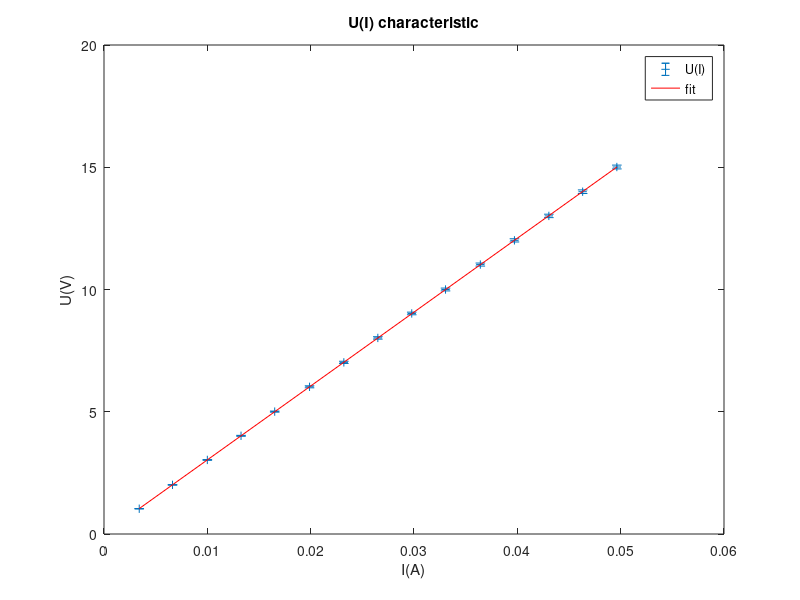
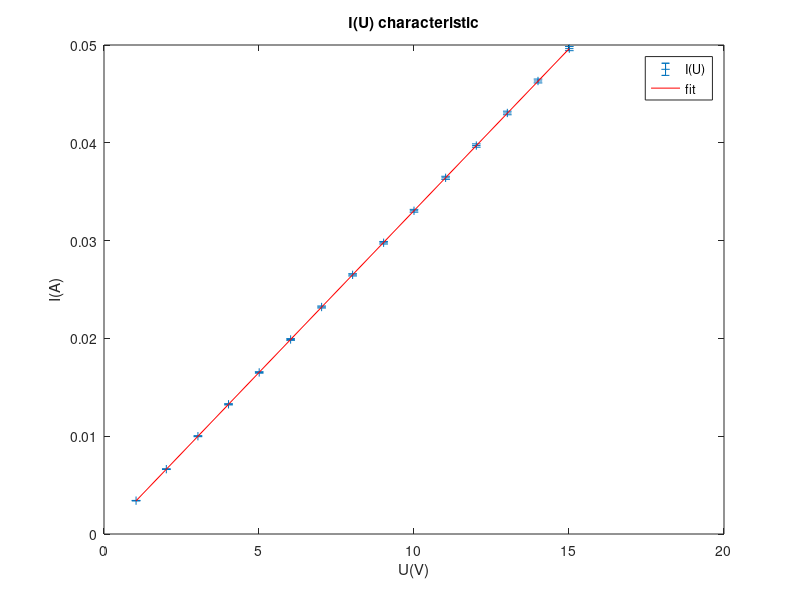

MATLAB code for these plots, in order:
% pkg install "https://github.com/gnu-octave/statistics/releases/download/release-1.7.5/statistics-1.7.5.tar.gz"
% pkg install "https://downloads.sourceforge.net/project/octave/Octave%20Forge%20Packages/Individual%20Package%20Releases/signal-1.4.6.tar.gz"
% pkg install "https://github.com/gnu-octave/pkg-control/releases/download/control-4.1.3/control-4.1.3.tar.gz"
% pkg install "https://downloads.sourceforge.net/project/octave/Octave%20Forge%20Packages/Individual%20Package%20Releases/matgeom-1.2.4.tar.gz"

% pkg load statistics
% pkg load signal
% pkg load control
% pkg load matgeom

% format short g

U = [
15.01
14.00
13.01
12.01
11.02
10
9.02
8.02
7.02
6.02
5.006
4.017
3.03
2.01
1.034
];

U_range = [
60
60
60
60
60
60
60
60
60
60
6
6
6
6
6
];

I = [
0.04963
0.04632
0.04305
0.03972
0.03642
0.03305
0.02978
0.02650
0.02321
0.01989
0.01652
0.01326
0.01000
0.00663
0.00341
];

I_range = [
0.06
0.06
0.06
0.06
0.06
0.06
0.06
0.06
0.06
0.06
0.06
0.06
0.06
0.06
0.06
];

format short
uI = (I*0.7*0.01 + I_range*0.03*0.01)/sqrt(3)

uU = (U*0.7*0.01 + U_range*0.05*0.01)/sqrt(3)

matrix = [U, U_range, I, I_range]

x=10;

format short

fit1 = polyfit(I,U,1);
y_fit1=fit1(1)*I+fit1(2);
residuals1 = U-y_fit1;
RSS1=sum(residuals1.^2);
CHI1=sum((residuals1 ./ uU).^2);
% X2 obliczono zgodnie z artykułem https://pl.wikipedia.org/wiki/Test_chi-kwadrat

figure(1)
p1 = errorbar(I, U, uU);
set(p1, "linestyle", "none");
set(p1, "marker", "+");
xlabel ("I(A)");
ylabel ("U(V)");
hold on;
plot(I, y_fit1, 'r-')
hold off;
legend("U(I)","fit")
title ("U(I) characteristic");

%=======

fit2 = polyfit(U,I,1);
y_fit2=fit2(1)*U+fit2(2);
residuals2 = I-y_fit2;
RSS2=sum(residuals2.^2);
CHI2=sum((residuals2 ./ uI).^2);

figure(2)
p2=errorbar(U, I, uI);
set(p2, "linestyle", "none");
set(p2, "marker", "+");
xlabel ("U(V)");
ylabel ("I(A)");
hold on;
plot(U, y_fit2, 'r-')
hold off;
legend("I(U)","fit")
title ("I(U) characteristic");

%========== SHOW RESULTS

fit1
RSS1
CHI1

fit2
RSS2
CHI2

